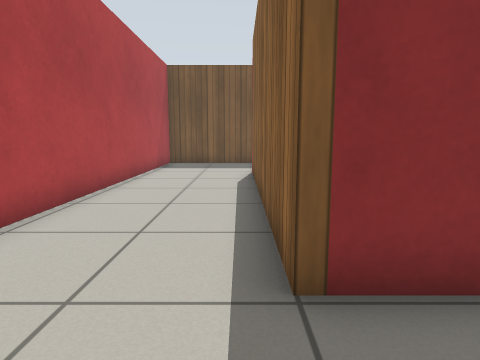
view 1 (above)

16 first-person views from a walk through a world built for the Gazebo simulator. The camera is 0.71 m above the floor, tilts 8° down and sees 75° across. The floor is counted in squares, 0.5 m on a side. Each view is taken from the middle of a square. On the plan, view 1 faces up. The plan holds only what a view shows up to about 14 squares ahead; the rest is blank. Gazebo's built-in surfaces are drawn with simple patterns.

view 2
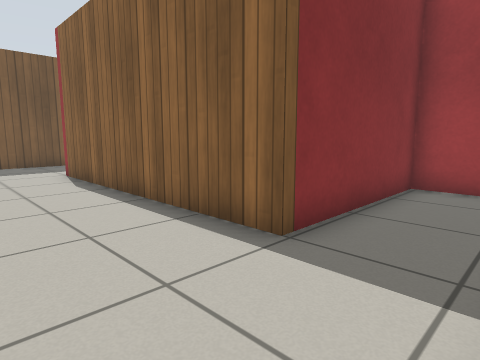

view 3
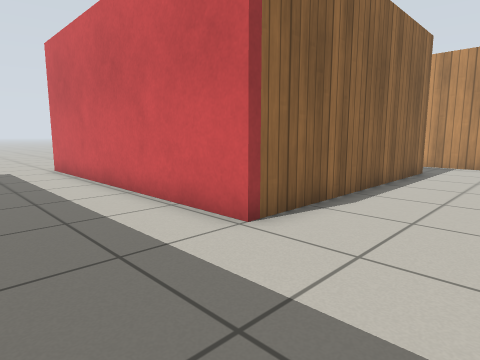

view 4
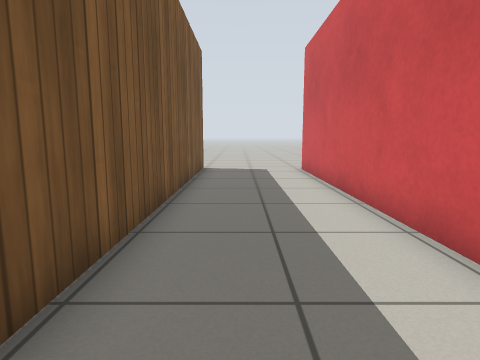

view 5
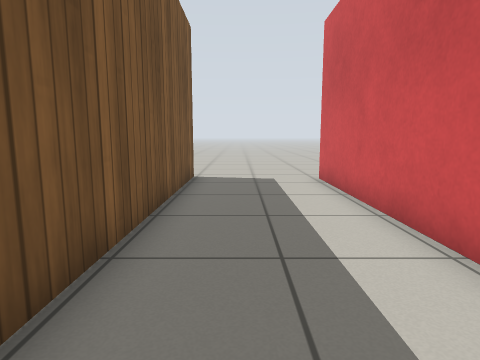

view 6
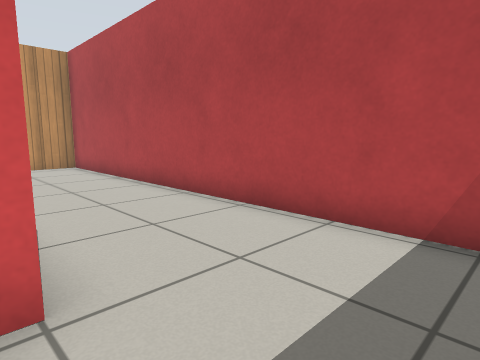

view 7
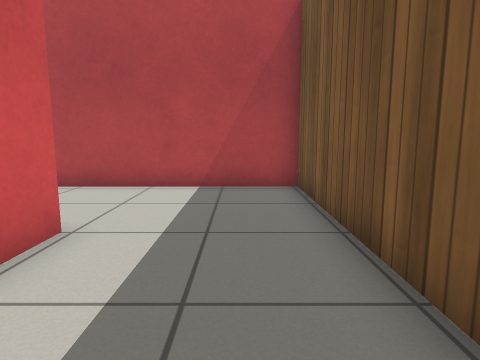

view 8
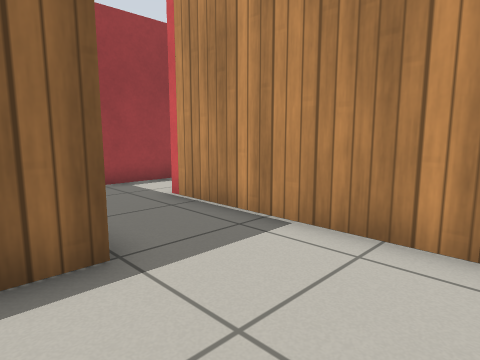

view 9
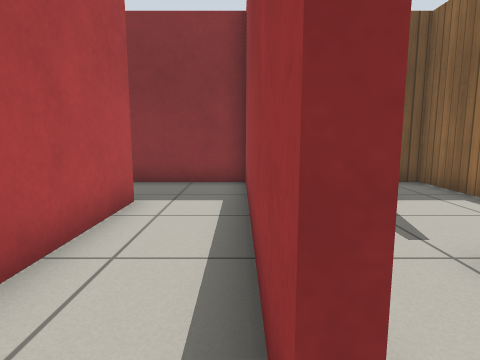

view 10
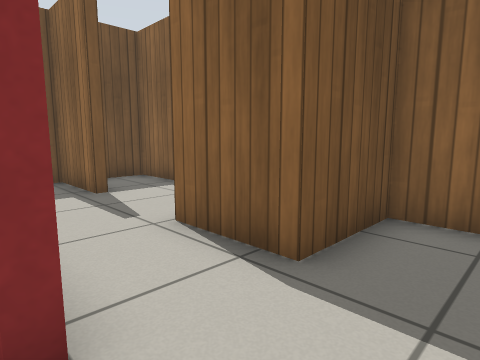

view 11
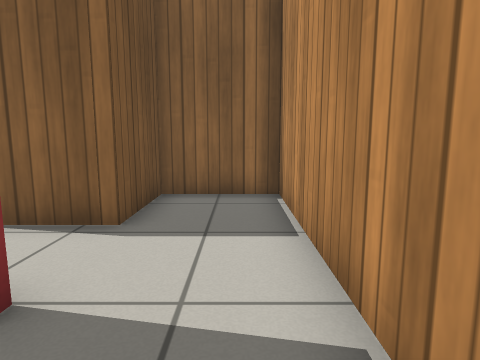

view 12
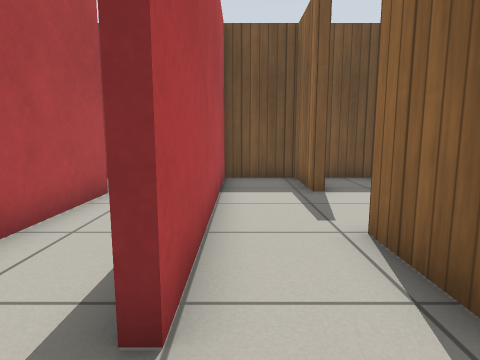

view 13
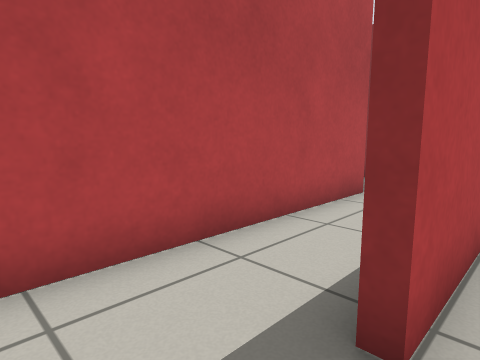

view 14
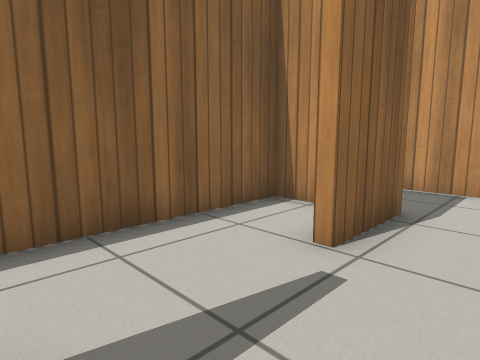

view 15
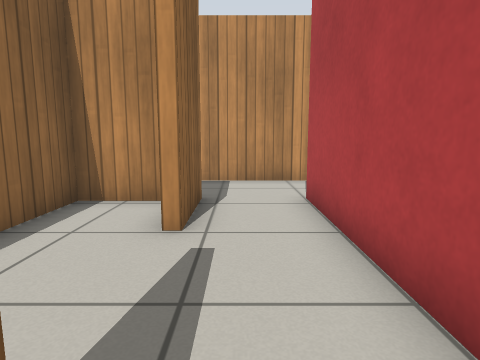

view 16
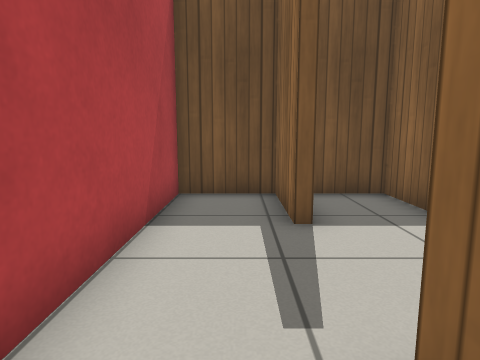

### Floor plan
Ten units are one square. View 1 is at (0, 0); x grows to the right and y downward. Boxes are objects, and circles mark ways between rooms. Rooms are numbered by the first view taken in them; rooms with no view inside come last. Other rooms are left out.
<svg viewBox="-42 -175 172 270">
<path fill="none" stroke="#000" d="M120 -166 -37 -166 -37 3 37 3 37 78M62 61 62 -26 5 -26 5 -123 115 -123M51 90 66 90M89 1 89 -26 65 -26 65 61M66 90 116 90 116 61 89 61 89 36 92 36M96 58 116 58 116 -26 97 -26"/>
<circle cx="60" cy="75" r="3" fill="#2a7"/>
<circle cx="90" cy="20" r="3" fill="#2a7"/>
<text x="0" y="-80">1</text>
<text x="80" y="40">2</text>
<text x="100" y="10">3</text>
</svg>
Room 1 opens to room 2. Room 2 opens to room 3.

Where each view was taken, in squares from view 1:
view 1: 0 up, 0 right, facing up
view 2: 0 up, 3 left, facing up-right
view 3: 16 up, 3 left, facing down-right
view 4: 15 up, 2 left, facing right
view 5: 15 up, 1 right, facing right
view 6: 15 up, 1 right, facing down-left
view 7: 15 up, 5 right, facing left
view 8: 4 up, 3 left, facing down-right
view 9: 7 down, 6 right, facing up
view 10: 8 down, 6 right, facing up-right
view 11: 8 down, 4 right, facing right
view 12: 8 down, 7 right, facing up
view 13: 8 down, 7 right, facing up-left
view 14: 0 up, 7 right, facing down-right
view 15: 1 up, 8 right, facing down
view 16: 5 down, 8 right, facing up
